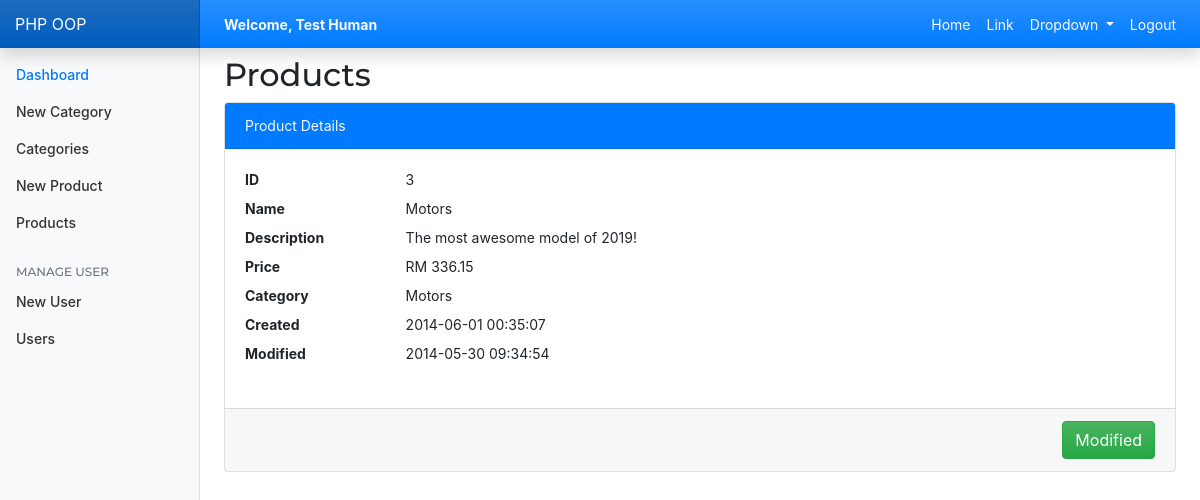
/products_view.php?id=1 (signed in), run on the app's committed database.
### tables this page shows
CREATE TABLE `products` (
  `id` int(11) NOT NULL,
  `name` varchar(32) NOT NULL,
  `description` text NOT NULL,
  `price` decimal(10,6) NOT NULL,
  `category_id` int(11) NOT NULL,
  `created` datetime NOT NULL,
  `modified` timestamp NOT NULL DEFAULT CURRENT_TIMESTAMP
);

CREATE TABLE `categories` (
  `id` int(11) NOT NULL,
  `name` varchar(256) NOT NULL,
  `created` datetime NOT NULL,
  `modified` timestamp NOT NULL DEFAULT CURRENT_TIMESTAMP
);

### config/App.php (called while the page is built, shortened)
<?php
$database = new Database(HOST, USER, PASSWORD, DATABASE);
$db = $database->connection();
include_once 'objects/Products.php';
$Product = new Products($db);

### objects/Products.php (called while the page is built, shortened)
<?php
class Products
{
    private $table;
    private $db;
    public function __construct($db)
    {
        $this->db = $db;
        $this->table = 'products';
    }
    public function findById($id = null)
    {
        try {
            $stmt = $this->db->prepare("SELECT *,c.name as category
                                        FROM $this->table as p
                                        JOIN categories c ON c.id = p.category_id
                                        WHERE p.id = :id LIMIT 1");
            $stmt->execute(array(':id' => $id));
            if ($stmt->rowCount() > 0) {
                $results = $stmt->fetch(PDO::FETCH_ASSOC);
                return $results;
            } else {
                return false;
            }
        } catch (PDOException $e) {
            echo $e->getMessage();
        }
    }
}

### products_view.php (the view, shortened to what this page needs)
<?php
include_once 'config/app.php';
include_once 'elements/header.php';
include_once 'elements/navbar.php';
if (isset($_GET) && $_GET) {
    $product = $Product->findById($_GET['id']);
}
?>
    <div class="container-fluid">
        <div class="row">
            <?php include_once 'elements/sidebar.php'; ?>
            <main role="main" class="col-md-9 ml-sm-auto col-lg-10 px-4">
                <h2 class="my-2">Products</h2>
                <div class="card">
                    <div class="card-header bg-primary text-light">Product Details</div>
                    <div class="card-body">
                        <dl class="row">
                            <dt class="col-sm-2">ID</dt>
                            <dd class="col-sm-10">&nbsp;<?= $product['id'] ?></dd>
                            <dt class="col-sm-2">Name</dt>
                            <dd class="col-sm-10">&nbsp;<?= $product['name'] ?></dd>
                            <dt class="col-sm-2">Description</dt>
                            <dd class="col-sm-10">&nbsp;<?= $product['description'] ?></dd>
                            <dt class="col-sm-2">Price</dt>
                            <dd class="col-sm-10">&nbsp;<?= "RM ".number_format($product['price'],2,".",",") ?></dd>
                            <dt class="col-sm-2">Category</dt>
                            <dd class="col-sm-10">&nbsp;<?= $product['category'] ?></dd>
                            <dt class="col-sm-2">Created</dt>
                            <dd class="col-sm-10">&nbsp;<?= $product['created'] ?></dd>
                            <dt class="col-sm-2">Modified</dt>
                            <dd class="col-sm-10">&nbsp;<?= $product['modified'] ?></dd>
                        </dl>
                    </div>
                    <div class="card-footer">
                        <div class="d-flex flex-row-reverse">
                            <a class="btn btn-success" href="products_edit.php?id=<?= $product['id'] ?>">Modified</a>
                        </div>
                    </div>
                </div>
            </main>
        </div>
    </div>
<?php
include_once 'elements/footer.php';

### assets/css/custom.css (style rules this page uses)
body { font-size: .875rem; }
[role="main"] { padding-top: 133px; }
@media (min-width: 768px) { [role="main"] { padding-top: 48px; } }

### data on the page
products: category "3", category.name "Motors", description "The most awesome model of 2019!", price "336.15", category.created "2014-06-01 00:35:07", category.modified "2014-05-30 09:34:54"

### other printed values
$name "Test Human"
